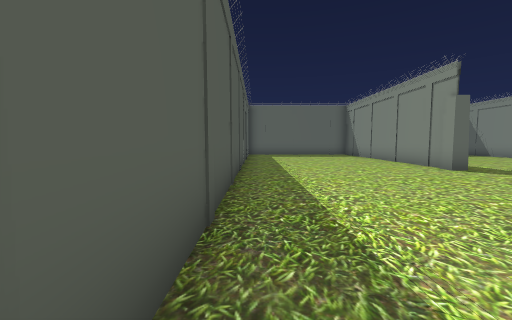
view 1 (above)

22 first-person views from a walk through a scene from a Unity 3-D project. The camera is 1.3 m above the floor, tilts 4° down and sees 90° across. Doors are open. The floor is counted in squares, 1.61 m on a side. Each view is taken from the middle of a square. On the plan, view 1 faces up. The plan holds only what a view shows up to about 10 squares ahead; the rest is blank. The place goes on beyond the plan. The player is left out. Some animated figures are left out.

view 2
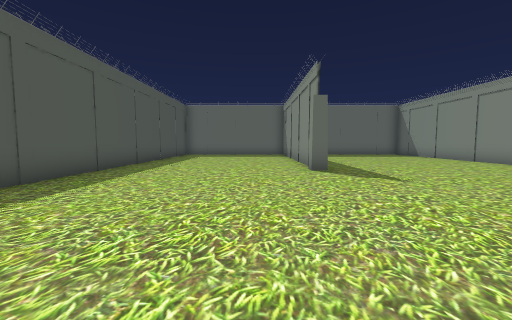

view 3
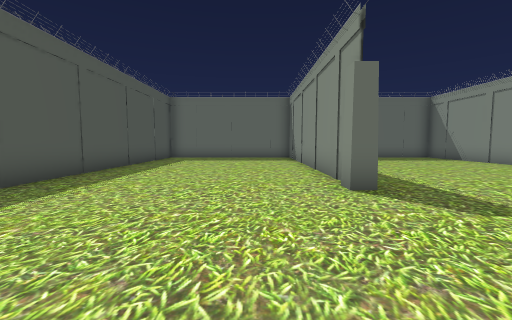

view 4
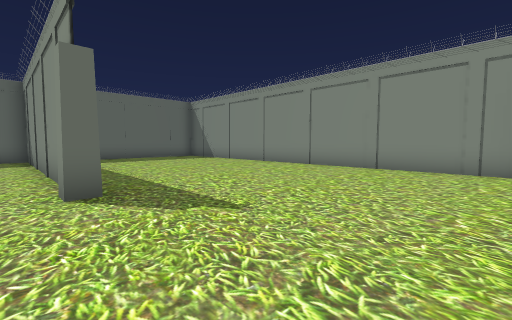

view 5
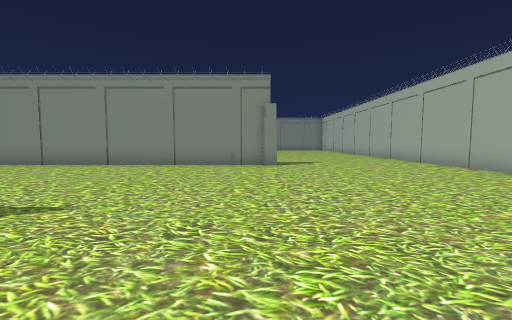

view 6
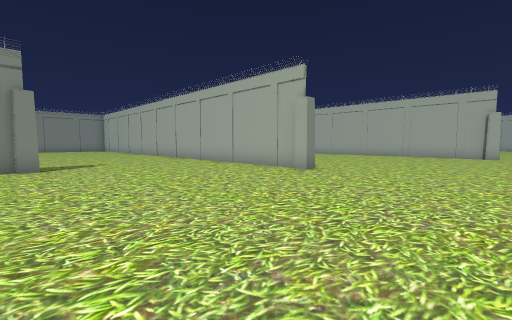

view 7
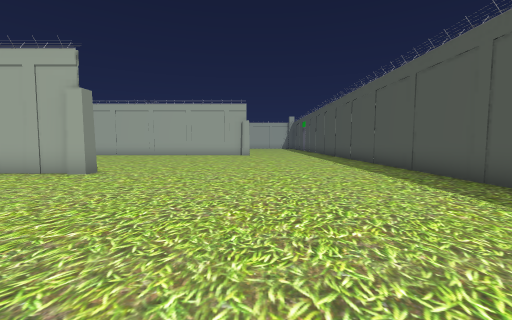

view 8
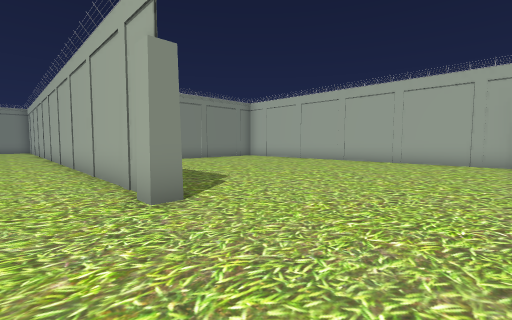

view 9
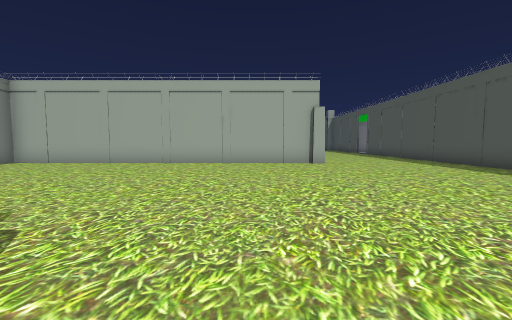

view 10
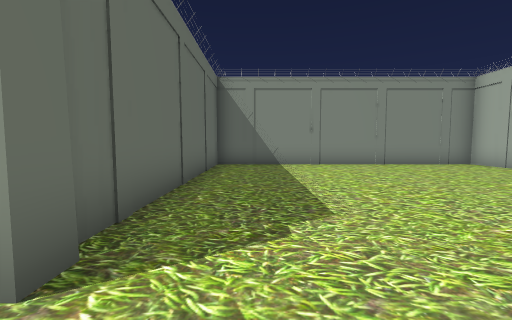

view 11
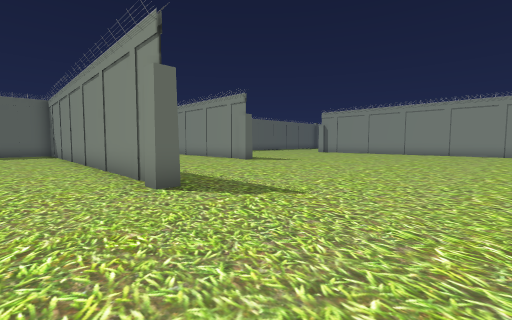

view 12
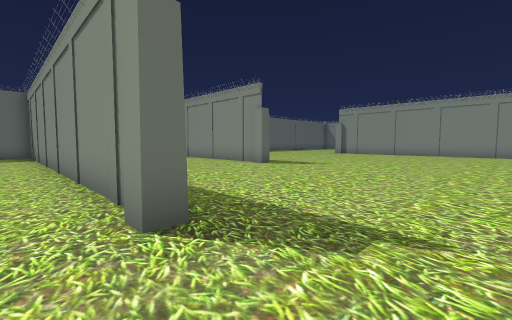

view 13
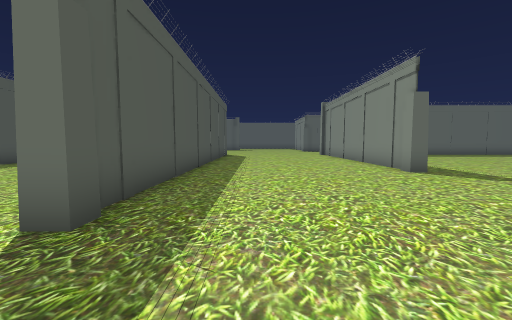

view 14
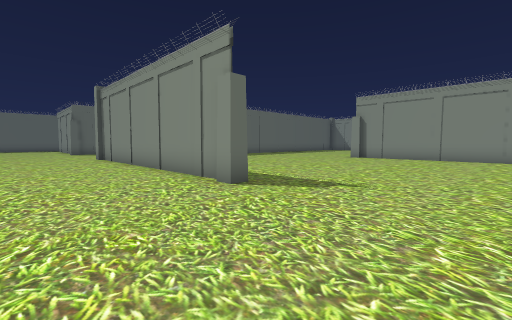

view 15
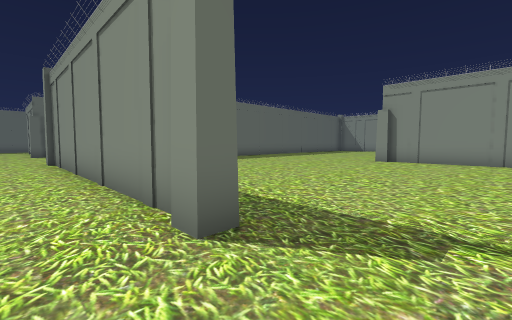

view 16
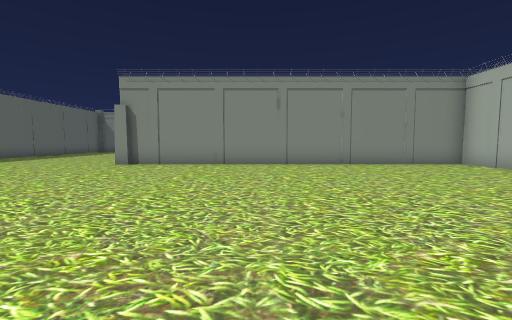

view 17
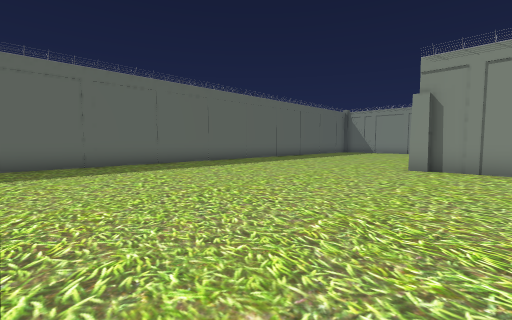

view 18
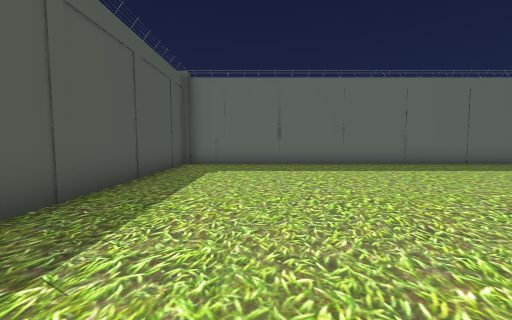

view 19
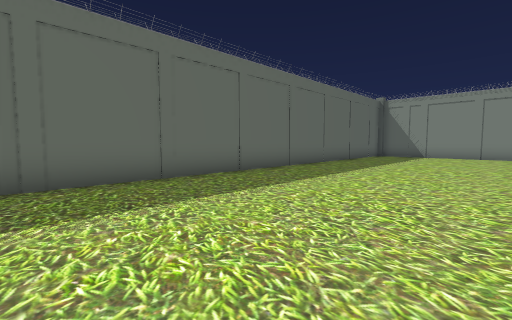

view 20
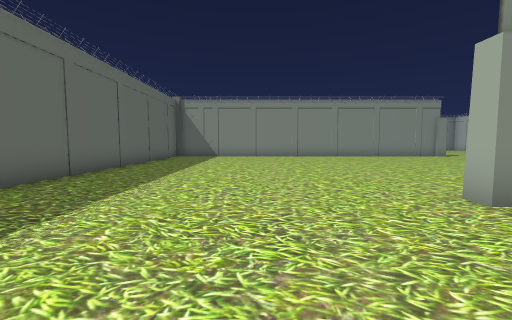

view 21
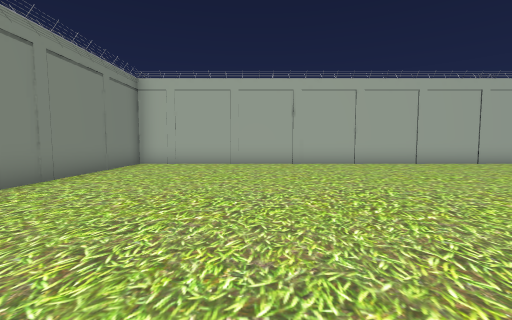

view 22
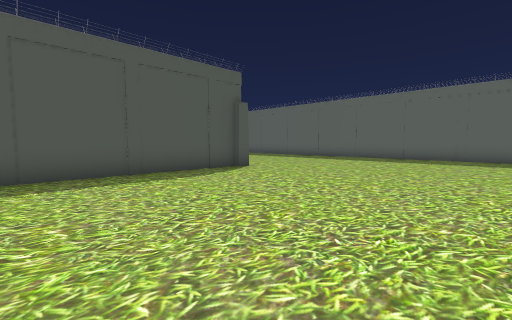

### Floor plan
Points are (right, up) in squares from view 1. A wall is a line through its corners. A room is listed if a view was taken in it or the views show most of it. See-through windows are left out.
Room 1 (views 1, 2, 3, 4, 5, 6, 7, 8, 9, 10, 11, 12, 13, 14, 15, 16, 17, 18, 19, 20, 21, 22)
walls: (13.3, 2.8) (13.3, 2.3) (12.9, 2.3) (12.9, 2.8); (13.1, 2.6) (13.1, 13.1); (19.6, 6.8) (19.1, 6.8) (19.1, 7.4); (19.3, 7.5) (19.3, 16.2); (13.1, 10) (13.1, 3); (8.8, -3.5) (29.3, -3.5) (29.3, 8.6); (8.8, -3.8) (8.2, -3.8) (8.2, -3.3) (8.8, -3.3); (6.1, 7.3) (5.6, 7.3) (5.6, 7.8); (5.8, 7.9) (5.8, 16.5) (4.9, 16.5); (5.8, 9.9) (5.8, 9.1); (29.2, 8.6) (29.2, 9) (29.6, 9) (29.6, 8.6); (29.4, 8.6) (29.4, 2.9); (-0.5, -1.4) (-0.5, -7); (-0.5, 13.1) (-0.5, 0.4); (4.8, -12.8) (16.3, -12.8) (16.3, -3.6) (8.9, -3.6); (4.4, -12.7) (4.9, -12.7); (-0.5, -10.4) (-0.5, -13); (36.1, 16.5) (19.4, 16.5) (19.4, 9.5)

Positions as (right, up) in squares from view 1, and headings:
1: (0, 0), facing up
2: (4, 0), facing up
3: (4, 3), facing up
4: (5, 3), facing up-right
5: (4, 3), facing right
6: (4, 3), facing down-right
7: (4, 3), facing down
8: (5, -2), facing down-right
9: (7, -3), facing down
10: (7, -5), facing right
11: (11, -2), facing up-right
12: (12, 0), facing up-right
13: (15, 0), facing up
14: (16, 3), facing up-right
15: (18, 5), facing up-right
16: (20, 4), facing right
17: (21, 7), facing up-right
18: (22, 7), facing up
19: (25, 11), facing up-right
20: (26, 12), facing right
21: (25, 6), facing down
22: (36, 3), facing up-left
